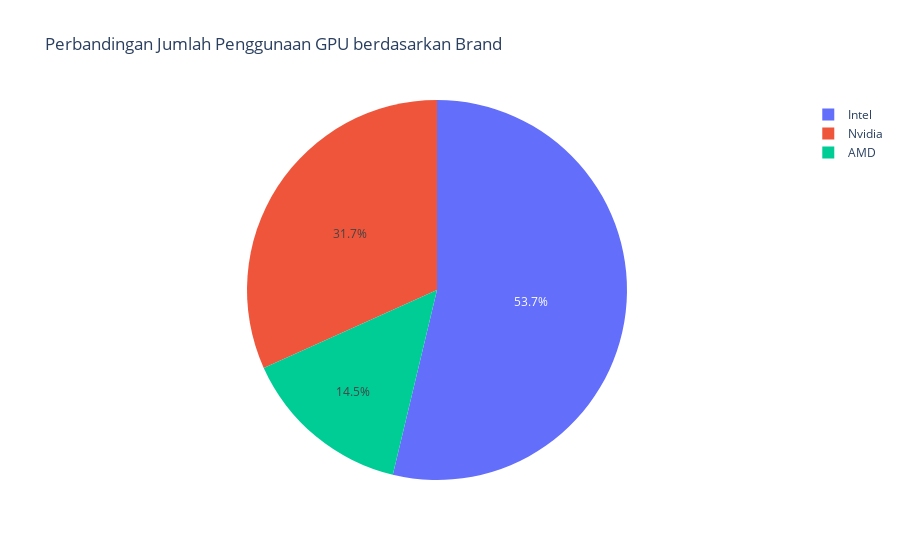

The code cell stored with this chart in its notebook:
### Code cell
fig = px.pie(gpu_name, names = 'gpu_name', values = 'counts', labels = {'counts': 'Jumlah Laptop'}, title = 'Perbandingan Jumlah Penggunaan GPU berdasarkan Brand')

fig.show()

### Figure 1 — Plotly figure (JSON) as saved in the notebook; plotly's stock layout.template omitted (floating-point values rounded to 4 significant figures)
{"data": [{"domain": {"x": [0, 1], "y": [0, 1]}, "hovertemplate": "gpu_name=%{label}<br>Jumlah Laptop=%{value}<extra></extra>", "labels": ["AMD", "Intel", "Nvidia"], "legendgroup": "", "name": "", "showlegend": true, "type": "pie", "values": [142, 525, 310]}], "layout": {"legend": {"tracegroupgap": 0}, "title": {"text": "Perbandingan Jumlah Penggunaan GPU berdasarkan Brand"}}}
